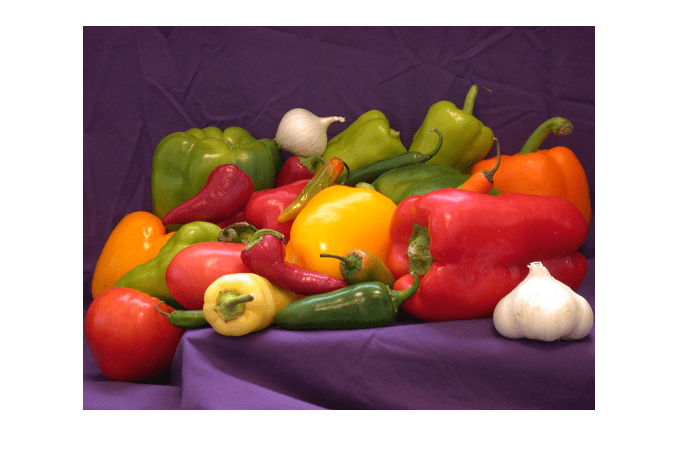
#> input picture photo/bgr.png, 678 x 467 px
$ python masking.py
#> lines starting #> are read from the running program, lines starting #| are printed output that depends on the picture; after the words box and inside, x2 and y2 are one past the last pixel; in counts of white or black regions, pixels touching at a corner belong together
import cv2 as cv
import numpy as np

# Load the image
img1 = cv.imread("photo/bgr.png")
#> img1 is the input picture: shape (467, 678, 3); mean B, G, R 132.5, 137.9, 171.7


img = cv.resize(img1, (500, 500))
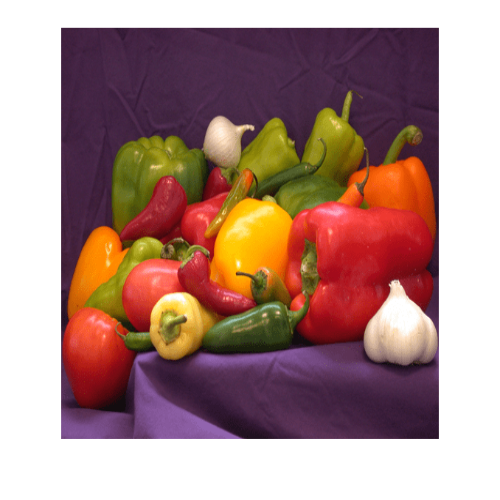
#> img: shape (500, 500, 3); mean B, G, R 132.4, 137.7, 171.6


blank = np.zeros(img.shape[:2], dtype='uint8')


mask = cv.circle(blank,(img.shape[1]//2,img.shape[0]//2), 100, (255, 255, 255), -1)
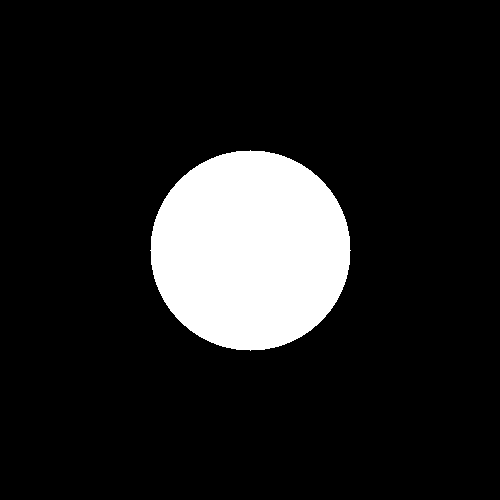
#> blank: shape (500, 500); 12.6% white; 1 white region, box (x1, y1, x2, y2) and area: (150, 150, 351, 351) 31417

masked = cv.bitwise_and(img, img, mask=mask)
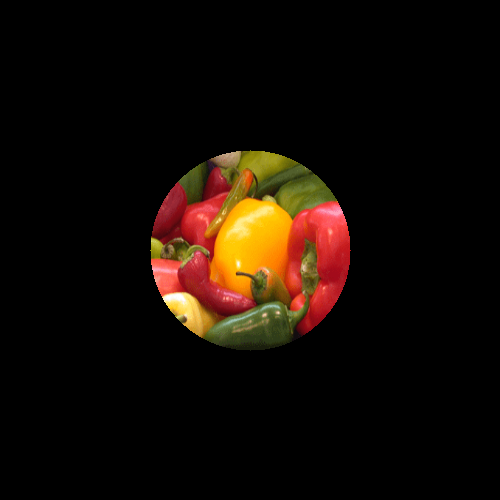
#> masked: shape (500, 500, 3); mean B, G, R 4.8, 11.9, 21

cv.imshow("Masked Image", masked)


cv.waitKey(0)
cv.destroyAllWindows()
